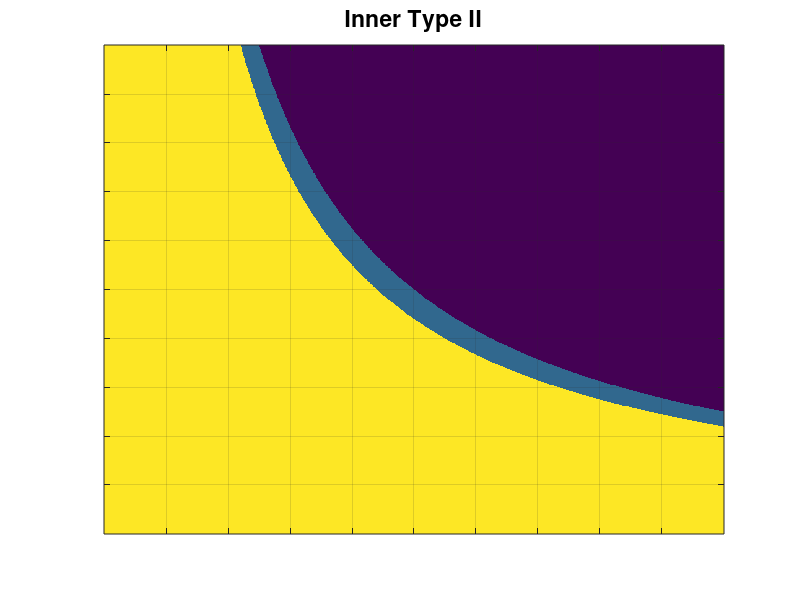

Here is the MATLAB script that generated this plot:
% Generate visualization of responses based on number of effector cells
clear all; close all; clc
%% 
total_doses = 10^8*(0:.01:10);
percent_effector = .1*(0:.01:10);

[X,Y] = meshgrid(total_doses, percent_effector);

effective_doses = X.*Y;
response_map = effective_doses;

% %%-- Inner T1 
% RECIST
% SD_lowlim = 0*10^7;
% PR_lowlim =4.3*10^8;%3
% CR_lowlim = 4.5*10^8;
% type = 'Inner Type I';
% choi
% SD_lowlim = 0*10^7;
% PR_lowlim =2.5*10^8;%3
% CR_lowlim = 4.5*10^8;
% type = 'Inner Type I';

% Inner T2
% RECIST
SD_lowlim = 2.2e8;
PR_lowlim = 2.2e8 ;
CR_lowlim = 2.5e8;
type = 'Inner Type II';
%choi
% SD_lowlim = 1.1e8;
% PR_lowlim = 1.1e8 ;
% CR_lowlim = 5e8;
% type = 'Inner Type II';

% Inner T3
% RECIST
% SD_lowlim = 7e7;
% PR_lowlim = 1.3e8;
% CR_lowlim = 1.3*10^8;
% type = 'Inner Type III';
%choi
% SD_lowlim = 1e8;% 1e8;% 
% PR_lowlim = 1e8;%1*10^8;
% CR_lowlim = 1.3*10^8;
% type = 'Inner Type III';

% % Inner T4
% RECIST
% SD_lowlim = 2.5e8;%2.3e8
% PR_lowlim = 2.5e8;
% CR_lowlim = 2.5e8;
% type = 'Inner Type IV';
%choi
% SD_lowlim = 2.4e8;%2.3e8
% PR_lowlim = 2.4e8;
% CR_lowlim = 2.5e8;
% type = 'Inner Type IV';

% Outer T1
% SD_lowlim = 0*10^7;
% PR_lowlim = 8.8e8;%-----%9.5*10^8;%9.8
% CR_lowlim = 10*10^8;
% type = 'Outer Type I';

% % Outer T2
% SD_lowlim = 2e8;
% PR_lowlim = 8.5e8;%-----%9.6e8;%9.5
% CR_lowlim = 10*10^8;
% type = 'Outer Type II';

% Outer T3
% SD_lowlim = 3*10^8;%8e7
% PR_lowlim = 10*10^8;
% CR_lowlim = 10*10^8;
% type = 'Outer Type III';

% Outer T4
% SD_lowlim = 9.6e8; %2.5*10^7;
% PR_lowlim = 10*10^8;
% CR_lowlim = 10*10^8;
% type = 'Outer Type IV';


for j = 1:length(percent_effector)
    for jj = 1:length(total_doses)
        if effective_doses(j,jj) < SD_lowlim
            response_map(j,jj) = 4 ;
        elseif effective_doses(j,jj) < PR_lowlim
            response_map(j,jj) = 3;
        elseif effective_doses(j,jj) <= CR_lowlim 
            response_map(j,jj) = 2;
        else
            response_map(j,jj) = 1;
        end
    end
end

figure
cmap = colormap;
N = 4;
x = round(linspace(1, size(cmap, 1), N));
cmap = cmap(x, :);
colormap(cmap)
image(total_doses, flipud(percent_effector),response_map)
set(gca,'YDir','normal') 
grid on
set(gca, 'FontSize',15)
title(type)
xlabel([])
ylabel([])
yticks([.1 .2 .3 .4 .5 .6 .7 .8 .9])
yticklabels([])
xticks(1e9*[.1 .2 .3 .4 .5 .6 .7 .8 .9])
xticklabels([])
pos = [238   424   316   306];
set(gcf, 'Position', pos)